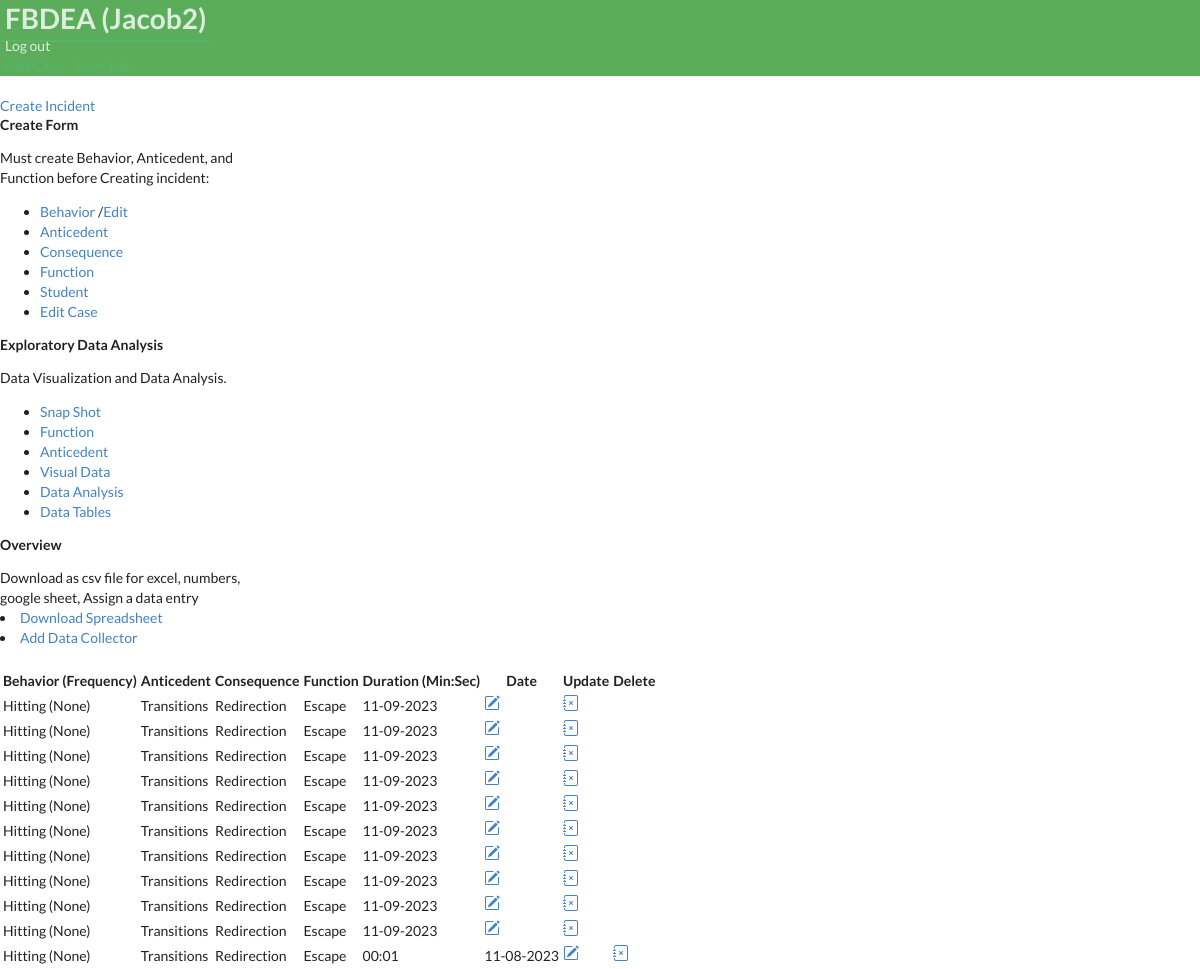
Before: /dashboard/5/ (signed in) with the older database file.
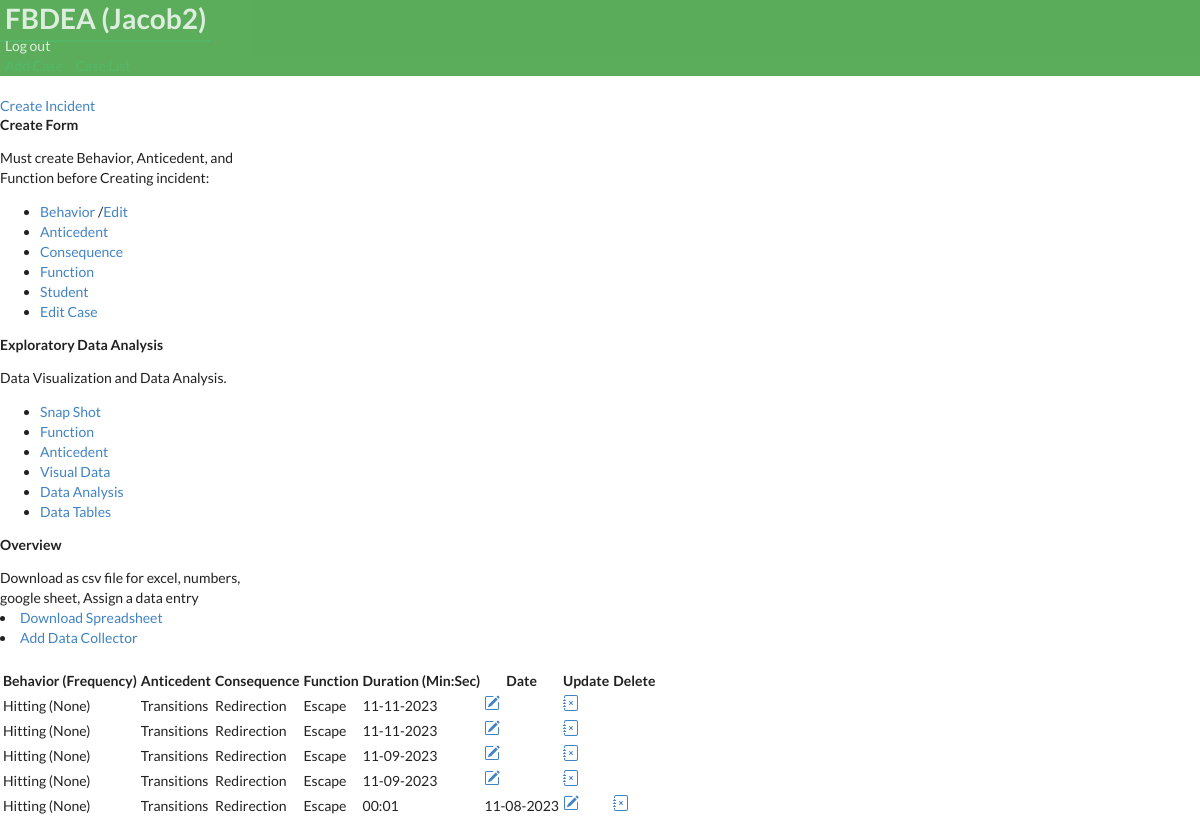
After: the same page with the newer database file.
### bip/models.py (models this page shows, shortened)
class Case(models.Model):
        student= models.ForeignKey(Student,on_delete=models.CASCADE)
        behavior = models.ForeignKey(Behavior, on_delete=models.CASCADE)
        user = models.ForeignKey(User, on_delete=models.CASCADE, default=None)
        anticedent = models.ForeignKey(Anticedent,on_delete=models.CASCADE)
        function = models.ForeignKey(Function,on_delete=models.CASCADE)
        consequence = models.ForeignKey(Consequence,on_delete=models.CASCADE)
        date_created = models.DateField(null=True, blank=True, default=timezone.now)
        duration = models.PositiveIntegerField(null=True, blank=True, verbose_name='Duration')
        time = models.TimeField(null=True, blank=True)
        frequency = models.PositiveIntegerField(null=True, blank=True, verbose_name='Frequency')
        context = models.CharField(max_length=200,verbose_name= 'Context', null=True, blank=True)
        class Meta:
            ordering = ['-date_created']
        def time_change(self):
          return (time.strftime("%M:%S", time.gmtime(self.duration)) )

class Behavior(models.Model):
        behaviorincident = models.CharField(max_length=30,verbose_name= 'Behavior')
        behavior_definition = models.CharField(null=True, blank=True, max_length=1000,verbose_name= 'Behavior Definition')
        student= models.ForeignKey(Student,on_delete=models.CASCADE)
        user = models.ForeignKey(User, on_delete=models.CASCADE,  default=None)
        def __str__(self):
          return self.behaviorincident

class Anticedent(models.Model):
        anticedentincident = models.CharField(max_length=30,verbose_name= 'Anticedent', null=True, blank=True)
        student= models.ForeignKey(Student,on_delete=models.CASCADE)
        anticedent_definition = models.CharField(null=True, blank=True, max_length=1000)
        user = models.ForeignKey(User, on_delete=models.CASCADE,  default=None)
        def __str__(self):
          return self.anticedentincident

class Consequence(models.Model):
        behaviorconsequence = models.CharField(max_length=30, null=True, blank=True,verbose_name= 'Consequence')
        student= models.ForeignKey(Student,on_delete=models.CASCADE)
        user = models.ForeignKey(User, on_delete=models.CASCADE,  default=None)
        def __str__(self):
          return self.behaviorconsequence

class Function(models.Model):
        behaviorfunction = models.CharField(max_length=30, null=True, blank=True,verbose_name= 'Function')
        student= models.ForeignKey(Student,on_delete=models.CASCADE)
        user = models.ForeignKey(User, on_delete=models.CASCADE,  default=None)
        def __str__(self):
          return self.behaviorfunction

### bip/views.py (the view)
# urls.py: path('dashboard/<pk>/', views.dashboard, name='dashboard'),
@login_required(login_url='case_manager_login')
@user_passes_test(is_case_manager)
def dashboard(request, pk):
    student = get_object_or_404(Student, pk=pk)
    student_behaviors = student.case_set.all()
    behavior = Behavior.objects.all()
    case = Case.objects.all()
    context = {
    'student_behaviors':student_behaviors,
    "student":student,
    'case':case,
               }
    return render(request, 'bip/dashboard.html',context, )

### bip/context_processors.py (called while the page is built)
def user_context(request):
    user = get_user(request)
    return {'user': user}

### bip/views.py (called while the page is built)
def is_case_manager(user):
    return user.groups.filter(name='CASE MANAGER').exists()

### bip/templates/bip/dashboard.html (shortened to what the changed rows need)
{% extends 'partials/base.html' %}
{% block content %}
<br>
<div class="container">
<br/>
<br>
<div class="row">
  <div class="col-md">
    <div class="card card-body">
      <table class="table table-striped">
        <tr>
          <th>Behavior (Frequency)</th>
          <th>Anticedent</th>
          <th>Consequence</th>
          <th>Function</th>
          <th>Duration (Min:Sec)</th>
          <th>Date</th>
          <th>Update</th>
          <th>Delete</th>
        </tr>
        {% for incident in student_behaviors %}
        <tr>
          <td>{{incident.behavior }}
            ({{incident.frequency }})</td>
          <td>{{incident.anticedent}}</td>
          <td>{{incident.consequence}}</td>
          <td>{{incident.function}}</td>
          {% if incident.duration%}
          <td>{{incident.time_change}}</td>
          {% endif %}
          <td>{{incident.date_created|date:'m-d-Y'}}</td>
          <td> <a class="btn btn-warning" href="{% url 'bip:updatepost' pk=incident.pk student_id=incident.student_id %}" ></a></td>
          <td> <a class="btn btn-danger" href="{% url 'bip:delete_post' pk=incident.pk  %}"></a></td>
           {% endfor%}
        </tr>
      </table>
    </div>
  </div>
</div>
</div>
{% endblock %}

Changed rows visible on the page:
removed Case: behavior "Hitting", frequency "None", anticedent "Transitions", consequence "Redirection", function "Escape", date_created "11-09-2023"
removed Case: behavior "Hitting", frequency "None", anticedent "Transitions", consequence "Redirection", function "Escape", date_created "11-09-2023"
removed Case: behavior "Hitting", frequency "None", anticedent "Transitions", consequence "Redirection", function "Escape", date_created "11-09-2023"
removed Case: behavior "Hitting", frequency "None", anticedent "Transitions", consequence "Redirection", function "Escape", date_created "11-09-2023"
removed Case: behavior "Hitting", frequency "None", anticedent "Transitions", consequence "Redirection", function "Escape", date_created "11-09-2023"
removed Case: behavior "Hitting", frequency "None", anticedent "Transitions", consequence "Redirection", function "Escape", date_created "11-09-2023"
removed Case: behavior "Hitting", frequency "None", anticedent "Transitions", consequence "Redirection", function "Escape", date_created "11-09-2023"
removed Case: behavior "Hitting", frequency "None", anticedent "Transitions", consequence "Redirection", function "Escape", date_created "11-09-2023"
added Case: behavior "Hitting", frequency "None", anticedent "Transitions", consequence "Redirection", function "Escape", date_created "11-11-2023"
added Case: behavior "Hitting", frequency "None", anticedent "Transitions", consequence "Redirection", function "Escape", date_created "11-11-2023"
